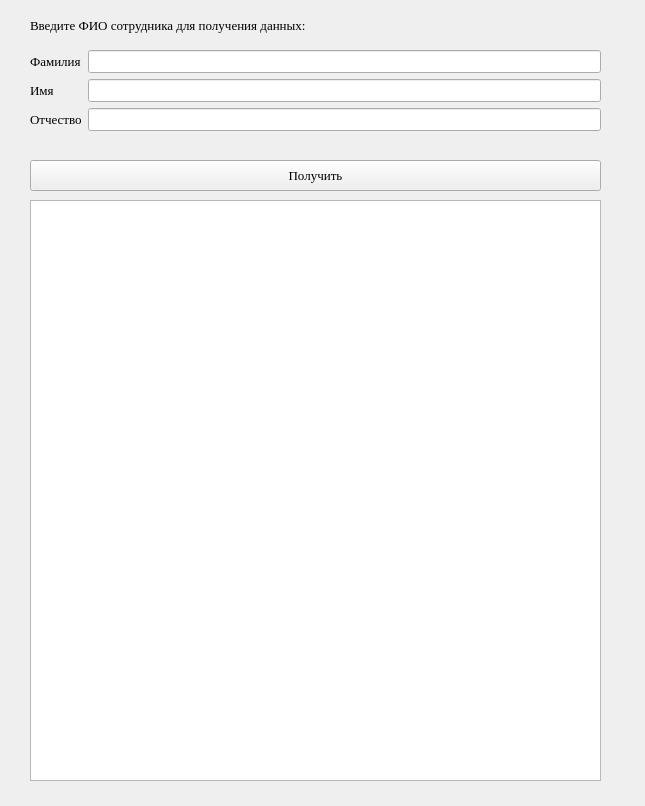
<?xml version="1.0" encoding="UTF-8"?>
<ui version="4.0">
 <class>Form</class>
 <widget class="QWidget" name="Form">
  <property name="geometry">
   <rect>
    <x>0</x>
    <y>0</y>
    <width>645</width>
    <height>806</height>
   </rect>
  </property>
  <property name="font">
   <font>
    <family>Times New Roman</family>
    <pointsize>10</pointsize>
   </font>
  </property>
  <property name="windowTitle">
   <string>Form</string>
  </property>
  <widget class="QWidget" name="formLayoutWidget">
   <property name="geometry">
    <rect>
     <x>30</x>
     <y>50</y>
     <width>571</width>
     <height>101</height>
    </rect>
   </property>
   <layout class="QFormLayout" name="formLayout">
    <item row="0" column="0">
     <widget class="QLabel" name="Surname">
      <property name="text">
       <string>Фамилия</string>
      </property>
     </widget>
    </item>
    <item row="1" column="0">
     <widget class="QLabel" name="Name">
      <property name="text">
       <string>Имя</string>
      </property>
     </widget>
    </item>
    <item row="2" column="0">
     <widget class="QLabel" name="SName">
      <property name="text">
       <string>Отчество</string>
      </property>
     </widget>
    </item>
    <item row="0" column="1">
     <widget class="QLineEdit" name="ledit_Surname"/>
    </item>
    <item row="1" column="1">
     <widget class="QLineEdit" name="ledit_Name"/>
    </item>
    <item row="2" column="1">
     <widget class="QLineEdit" name="lineEdit_3"/>
    </item>
   </layout>
  </widget>
  <widget class="QLabel" name="Info">
   <property name="geometry">
    <rect>
     <x>30</x>
     <y>10</y>
     <width>571</width>
     <height>31</height>
    </rect>
   </property>
   <property name="text">
    <string>Введите ФИО сотрудника для получения данных:</string>
   </property>
  </widget>
  <widget class="QPlainTextEdit" name="pte_Output">
   <property name="geometry">
    <rect>
     <x>30</x>
     <y>200</y>
     <width>571</width>
     <height>581</height>
    </rect>
   </property>
  </widget>
  <widget class="QPushButton" name="btn_get">
   <property name="geometry">
    <rect>
     <x>30</x>
     <y>160</y>
     <width>571</width>
     <height>31</height>
    </rect>
   </property>
   <property name="text">
    <string>Получить</string>
   </property>
  </widget>
 </widget>
 <resources/>
 <connections/>
</ui>
